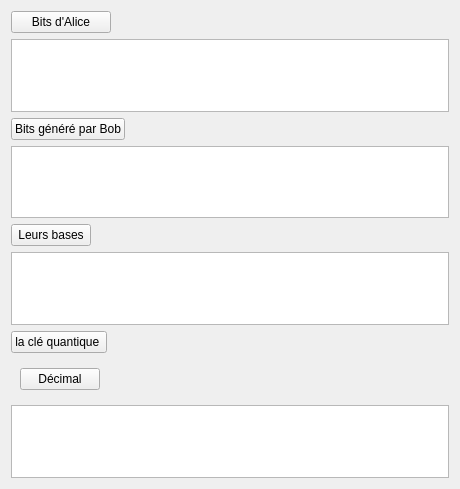
                         <widget class="QWidget" name="scrollAreaWidgetContents">
                          <property name="geometry">
                           <rect>
                            <x>0</x>
                            <y>0</y>
                            <width>460</width>
                            <height>489</height>
                           </rect>
                          </property>
                          <layout class="QVBoxLayout" name="verticalLayout_15">
                           <item>
                            <widget class="QPushButton" name="pushButton_4">
                             <property name="maximumSize">
                              <size>
                               <width>100</width>
                               <height>16777215</height>
                              </size>
                             </property>
                             <property name="text">
                              <string>Bits d'Alice</string>
                             </property>
                             <property name="icon">
                              <iconset resource="feather/icons.qrc">
                               <normaloff>:/images/user-check.svg</normaloff>:/images/user-check.svg</iconset>
                             </property>
                            </widget>
                           </item>
                           <item>
                            <widget class="QPlainTextEdit" name="bits_Alice">
                             <property name="styleSheet">
                              <string notr="true"/>
                             </property>
                            </widget>
                           </item>
                           <item alignment="Qt::AlignLeft">
                            <widget class="QPushButton" name="pushButton_5">
                             <property name="maximumSize">
                              <size>
                               <width>200</width>
                               <height>16777215</height>
                              </size>
                             </property>
                             <property name="text">
                              <string>Bits généré par Bob</string>
                             </property>
                             <property name="icon">
                              <iconset resource="feather/icons.qrc">
                               <normaloff>:/images/user-check.svg</normaloff>:/images/user-check.svg</iconset>
                             </property>
                            </widget>
                           </item>
                           <item>
                            <widget class="QPlainTextEdit" name="bits_Bob"/>
                           </item>
                           <item alignment="Qt::AlignLeft">
                            <widget class="QPushButton" name="pushButton_6">
                             <property name="maximumSize">
                              <size>
                               <width>200</width>
                               <height>16777215</height>
                              </size>
                             </property>
                             <property name="text">
                              <string>Leurs bases</string>
                             </property>
                             <property name="icon">
                              <iconset resource="feather/icons.qrc">
                               <normaloff>:/images/users.svg</normaloff>:/images/users.svg</iconset>
                             </property>
                            </widget>
                           </item>
                           <item>
                            <widget class="QPlainTextEdit" name="basis_AB"/>
                           </item>
                           <item alignment="Qt::AlignLeft">
                            <widget class="QPushButton" name="pushButton_7">
                             <property name="maximumSize">
                              <size>
                               <width>200</width>
                               <height>16777215</height>
                              </size>
                             </property>
                             <property name="text">
                              <string>la clé quantique </string>
                             </property>
                             <property name="icon">
                              <iconset resource="feather/icons.qrc">
                               <normaloff>:/images/key.svg</normaloff>:/images/key.svg</iconset>
                             </property>
                            </widget>
                           </item>
                           <item alignment="Qt::AlignLeft">
                            <widget class="QFrame" name="frame_8">
                             <property name="styleSheet">
                              <string notr="true">#frame_8{
border:none;
}</string>
                             </property>
                             <property name="frameShape">
                              <enum>QFrame::StyledPanel</enum>
                             </property>
                             <property name="frameShadow">
                              <enum>QFrame::Raised</enum>
                             </property>
                             <layout class="QHBoxLayout" name="horizontalLayout_42">
                              <item>
                               <widget class="QPushButton" name="pushButton">
                                <property name="text">
                                 <string>Décimal</string>
                                </property>
                               </widget>
                              </item>
                             </layout>
                            </widget>
                           </item>
                           <item>
                            <widget class="QPlainTextEdit" name="key_AB"/>
                           </item>
                          </layout>
                         </widget>
